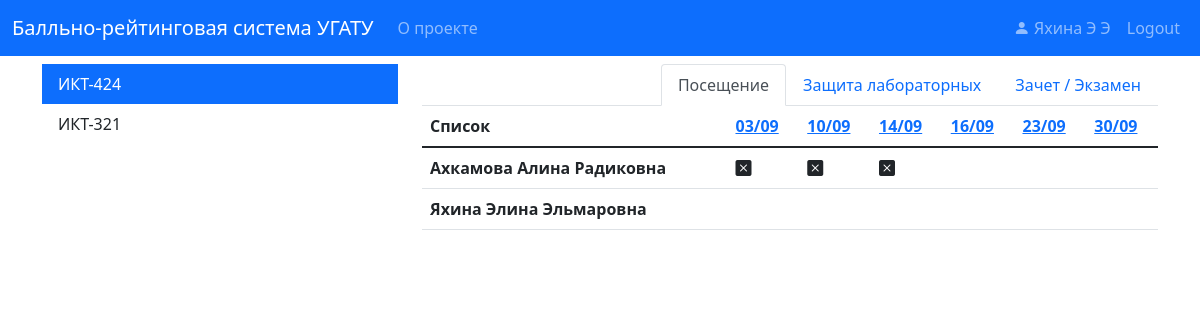
/tutors/subjects/e5a804fb1dc14a4fb9eb63ddab25e0f0 (signed in), run on the app's committed database.
### pointraing/models.py (models this page shows, shortened)
class User(db.Model, UserMixin):
    id = db.Column(db.String(32), primary_key=True)
    name = db.Column(db.String(120), nullable=False)
    surname = db.Column(db.String(120), nullable=False)
    patronymic = db.Column(db.String(120), nullable=False)
    login = db.Column(db.String(20), unique=True, nullable=False)
    password = db.Column(db.String(60), nullable=False)
    role_id = db.Column(db.String, db.ForeignKey('role.id'), nullable=False)
    role = db.relationship('Role', backref=db.backref('users', lazy=True))
    group_id = db.Column(db.String, db.ForeignKey('group.id'), nullable=True)

class Group(db.Model):
    id = db.Column(db.String(32), primary_key=True)
    name = db.Column(db.String(120), nullable=False)
    users = db.relationship('User', backref='group', lazy='dynamic')

class Attendance(db.Model):
    id = db.Column(db.String(32), primary_key=True)
    subject_id = db.Column(db.String(32), db.ForeignKey('subject.id'), nullable=False)
    group_id = db.Column(db.String(32), db.ForeignKey('group.id'), nullable=False)
    group = db.relationship('Group',
                            backref=db.backref('attendance', lazy='dynamic'))
    type_id = db.Column(db.String(32), db.ForeignKey('attendance_type.id'), nullable=False)
    type = db.relationship('AttendanceType',
                           backref=db.backref('attendance', lazy=True))
    date = db.Column(db.DateTime, nullable=False, default=datetime.utcnow)

### pointraing/tutors/routes.py (the view)
@tutors.route("/subjects/<string:subject_id>")
@tutors.route("/subjects/<string:subject_id>/groups/<string:group_id>")
@login_required
def get_attendance(subject_id, group_id=None):
    lists = get_groups(subject_id, group_id)
    current_group = lists['current_group']
    if not group_id:
        group_id = current_group.id
    return render_template('attendance.html',
                           title="Посещение предмета",
                           groups=lists['groups'],
                           subject_id=subject_id,
                           group_id=group_id,
                           students=lists['students'],
                           attendance=lists['attendance'],
                           active_tab='attendance'
                           )

### pointraing/models.py (called while the page is built)
@login_manager.user_loader
def load_user(user_id):
    return User.query.get(user_id)

### pointraing/tutors/routes.py (called while the page is built)
def get_main_lists(subject_id, group_id=None):
    groups = []
    for attendance in Attendance.query.filter(Attendance.subject_id == subject_id).group_by(Attendance.group_id):
        groups.append(attendance.group)
    if not group_id and len(groups) > 0:
        group_id = groups[0].id
    if not group_id:
        flash('Данные по группам не заполнены, обратитесь к администратору системы', 'warning')
        return redirect('main.home')
    current_group = Group.query.get_or_404(group_id)
    if not current_group:
        flash('Выбранной группы не существует, обратитесь к администратору системы', 'warning')
        return redirect('main.home')
    students_list = current_group.users.order_by(User.surname).all()
    return (
        groups,
        current_group,
        students_list,
        group_id
    )

def get_full_name(item):
    return ' '.join([item.surname, item.name, item.patronymic])

### pointraing/tutors/templates/attendance.html
{% extends "groups.html" %}
{% block thead %}
    {% for item in attendance %}
        <th scope="col">
            <a href="{{ url_for('tutors.attendance_grade_update', subject_id=subject_id, group_id=group_id, attendance_id=item.id)}}">
                {{ item.date.strftime('%d/%m') }}
            </a>
        </th>
    {% endfor %}
{% endblock %}
{% block tbody_td %}
    {% for item_attendance in attendance %}
        <td>
            {% block attendance_grade scoped%}
                {% if item[item_attendance.id] %}
                    {% if item[item_attendance.id].active %}
                        <i class="bi bi-plus"></i>
                    {% endif %}
                {% else %}
                    <i class="bi bi-x-square-fill"></i>
                {% endif %}
            {% endblock %}
        </td>
    {% endfor %}
{% endblock %}

### pointraing/tutors/templates/groups.html
{% macro pageItem(name, url, is_active) -%}
    <li class="nav-item">
        <a class="nav-link {{ 'active' if is_active }}"
                {% if is_active %}
           aria-current="page"
                {% endif %}
           href="{{ url }}">{{ name }}</a>
    </li>
{%- endmacro %}
{% extends "layout.html" %}
{% block content %}
    <div class="row pt-2">
        <div class="col-md-4">
            {% for item in groups %}
                <div class="list-group list-group-flush">
                    {% if item.id == group_id %}
                        <a href="{{ url_for('tutors.get_attendance', subject_id=subject_id, group_id=item.id) }}"
                           class="list-group-item list-group-item-action active" aria-current="true">
                    {% else %}
                        <a href="{{ url_for('tutors.get_attendance', subject_id=subject_id, group_id=item.id) }}"
                           class="list-group-item list-group-item-action">
                    {% endif %}
                    {{ item.name }}
                    </a>
                </div>
            {% endfor %}
        </div>
        <div class="col-md-8">
            <ul class="nav nav-tabs justify-content-end">
                {{ pageItem('Посещение',
                        url_for('tutors.get_attendance', subject_id=subject_id, group_id=group_id),
                        active_tab == 'attendance') }}
                {{ pageItem('Защита лабораторных',
                        url_for('tutors.get_labs', subject_id=subject_id, group_id=group_id),
                        active_tab == 'labs') }}
                {{ pageItem('Зачет / Экзамен',
                        url_for('tutors.get_grades', subject_id=subject_id, group_id=group_id),
                        active_tab == 'grade') }}
            </ul>
            <div class="row">
                {% if students %}
                    <div class="col">
                        {% block table %}
                            <table class="table">
                                <thead>
                                <tr>
                                    <th scope="col">Список</th>
                                    {% block thead %}{% endblock %}
                                </tr>
                                </thead>
                                <tbody>
                                {% for item in students %}
                                    <tr>
                                        <th scope="row">{{ item.name }}</th>
                                        {% block tbody_td scoped %}{{ item }}{% endblock %}
                                    </tr>
                                {% endfor %}
                                </tbody>
                            </table>
                        {% endblock table %}
                    </div>
                {% else %}
                    <p class="text-muted">Данных пока нет, обратитесь к администратору системы</p>
                {% endif %}
            </div>
        </div>
    </div>
{% endblock %}

### pointraing/templates/layout.html (shortened to what this page needs)
<!DOCTYPE html>
<html>
<head>
    <link rel="stylesheet" type="text/css" href="{{ url_for('static', filename='styles/bootstrap.css') }}">
    <link rel="stylesheet"
          href="{{ url_for('static', filename='node_modules/bootstrap-icons/font/bootstrap-icons.css') }}">
    <link rel="stylesheet" type="text/css" href="{{ url_for('static', filename='main.css') }}">
</head>
<body>
<header class="site-header">
    <nav class="navbar navbar-expand-lg navbar-dark bg-primary">
        <div class="container-fluid">
            <a class="navbar-brand" href="{{ url_for('main.home') }}">Балльно-рейтинговая система УГАТУ</a>
            <div class="collapse navbar-collapse" id="navbarToggle">
                <div class="navbar-nav me-auto">
                    <a class="nav-item nav-link" href="{{url_for('main.about')}}">О проекте</a>
                </div>
                <div class="navbar-nav">
                    {% if current_user.is_authenticated %}
                        <a class="nav-item nav-link d-inline-block"
                           href="{{ url_for('users.account') }}">
                            <i class="bi bi-person-fill d-inline-block"></i>
                            {{ " ".join((current_user.surname, current_user.name[0], current_user.patronymic[0])) }}
                        </a>
                        <a class="nav-item nav-link" href="{{ url_for('users.logout') }}">Logout</a>
                    {% else %}
                        <a class="nav-item nav-link" href="{{ url_for('users.login') }}">Login</a>
                    {% endif %}
                </div>
            </div>
        </div>
    </nav>
</header>
<main role="main" class="container">
    <div class="row">
        <div class="mw-100">
            {% block content %}{% endblock %}
        </div>
    </div>
</main>
</body>
</html>

### data on the page
User: surname+name+patronymic "Яхина Э Э", name "Яхина Элина Эльмаровна"
Group: name "ИКТ-424"
Group: name "ИКТ-321"
Attendance: date "03/09"
Attendance: date "10/09"
Attendance: date "14/09"
Attendance: date "16/09"
Attendance: date "23/09"
Attendance: date "30/09"
User: name "Ахкамова Алина Радиковна"

### other printed values
{{ name }} "Посещение Защита лабораторных Зачет / Экзамен"
